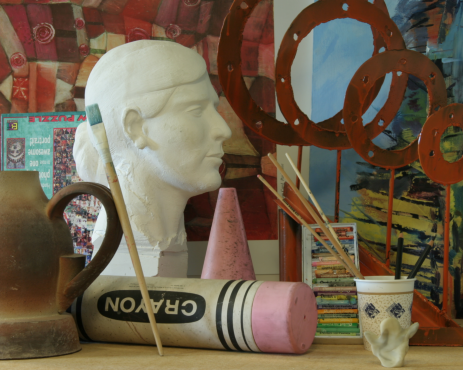
#> input picture PA2Data/view1.png, 463 x 370 px, found by its file name
$ python vs.py
#> lines starting #> are read from the running program, lines starting #| are printed output that depends on the picture; after the words box and inside, x2 and y2 are one past the last pixel; in counts of white or black regions, pixels touching at a corner belong together
# -*- coding: utf-8 -*-
"""
Created on Sun Jul  8 15:38:37 2018

@author: dues1
"""

#view Synthesis
import numpy as np
import cv2

view1 = cv2.imread('C:/Documents-Summer2018/CVIP/PA2/view1.png')
#> view1 is the input picture: shape (370, 463, 3); mean B, G, R 74.9, 94.7, 109.7
view5 = cv2.imread('C:/Documents-Summer2018/CVIP/PA2/view5.png')
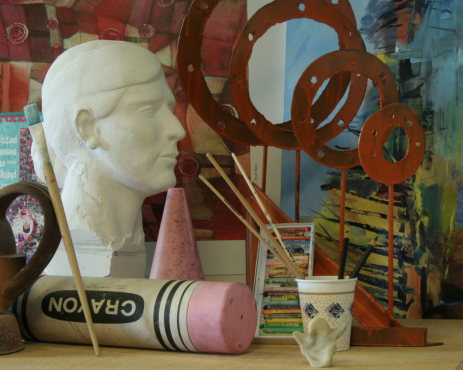
#> input picture PA2Data/view5.png, 463 x 370 px, found by its file name
#> view5 is the input picture: shape (370, 463, 3); mean B, G, R 73.3, 92.6, 106.1
gt1 = cv2.imread('C:/Documents-Summer2018/CVIP/PA2/disp1.png',0)
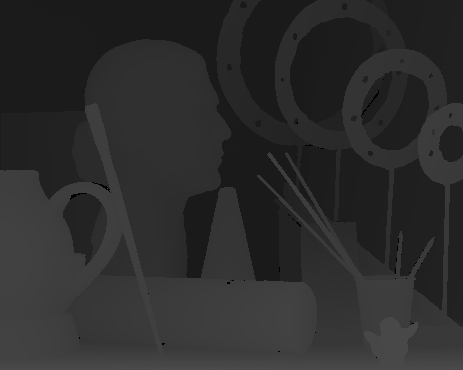
#> input picture PA2Data/disp1.png, 463 x 370 px, found by its file name
#> gt1 is the input picture: shape (370, 463); min 0, max 75, mean 44.3
gt5 = cv2.imread('C:/Documents-Summer2018/CVIP/PA2/disp5.png',0)
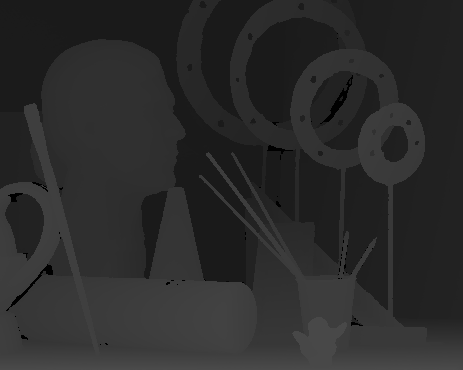
#> input picture PA2Data/disp5.png, 463 x 370 px, found by its file name
#> gt5 is the input picture: shape (370, 463); min 0, max 75, mean 42.9


view3_left = np.zeros((view1.shape))

view3_right = np.zeros((view5.shape))
print(gt1.shape,view1.shape,view5.shape,view3_left.shape)
#| (370, 463) (370, 463, 3) (370, 463, 3) (370, 463, 3)
print(gt1)
#> (printed output is left out)

#print(view1.shape,view3_left.shape,view5.shape)

row = view1.shape[0]
#> row = 370
col = view1.shape[1]
#> col = 463

#view3generated from view1

for i in range(0,row):
    for j in range(0,col):
        shift = gt1[i][j]//2
        shifted_pixel = j - shift;
#        print(shifted_pixel)
        if(shifted_pixel < 0):
            continue;#do nothing
#        print(view3_left[i][shifted_pixel])
#        print(view1[i][j])

        view3_left[i][shifted_pixel] = view1[i][j]
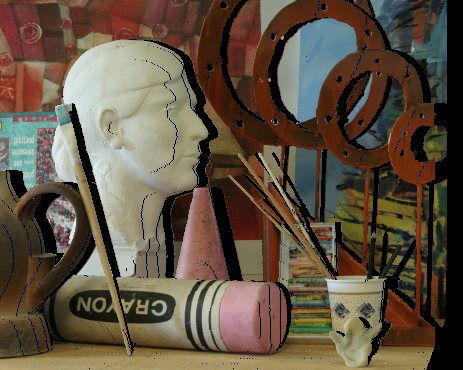
#> view3_left: shape (370, 463, 3) float64; mean B, G, R 64.5, 81.7, 95.2

cv2.imshow("View3 genereated from Shifting View1 to left",view3_left)# / view3_left.max())
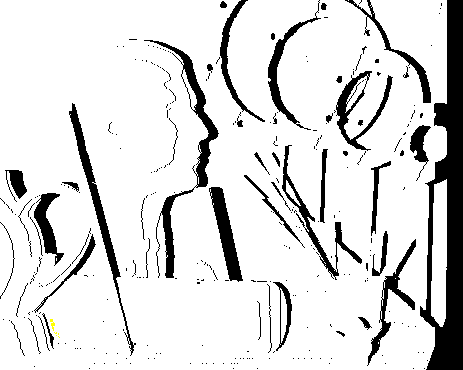
#> window 'View3 genereated from Shifting': shape (370, 463, 3); mean B, G, R 218.8, 218.9, 218.9
cv2.imwrite('view3_left.jpg',view3_left)
for i in range(0,row):
    for j in range(0,col):
        shift = gt5[i][j]//2
        shifted_pixel = j + shift;
        if(shifted_pixel > col-1):
            continue;#do nothing

        if(view3_left[i][shifted_pixel].all() == 0):
            view3_right[i][shifted_pixel] = view5[i][j]
            view3_left[i][shifted_pixel] = view5[i][j]
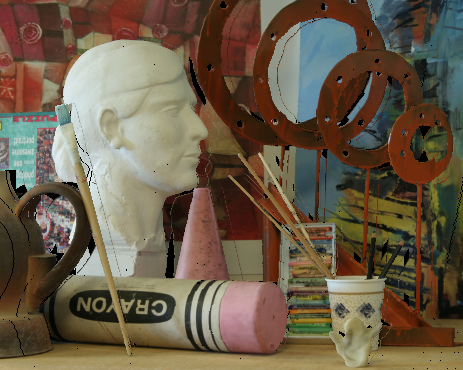
#> view3_left: shape (370, 463, 3) float64; 12.63% of pixels changed, all inside (x1, y1, x2, y2) = (12, 0, 463, 370)
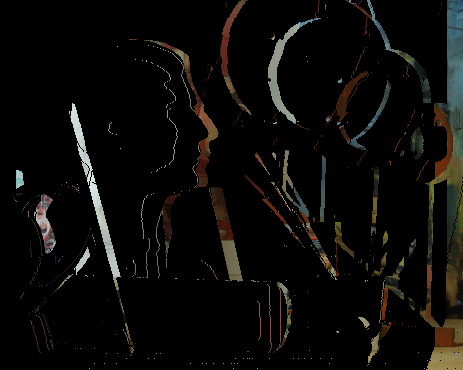
#> view3_right: shape (370, 463, 3) float64; mean B, G, R 8.5, 10.6, 11.5

cv2.imshow("View3 genereated from Shifting View1 to right",view3_right / 255)
cv2.imwrite('view3_right.jpg',view3_right)

cv2.imshow("Final view3",view3_left / 255)

cv2.imwrite('view3fin.jpg',view3_left)
